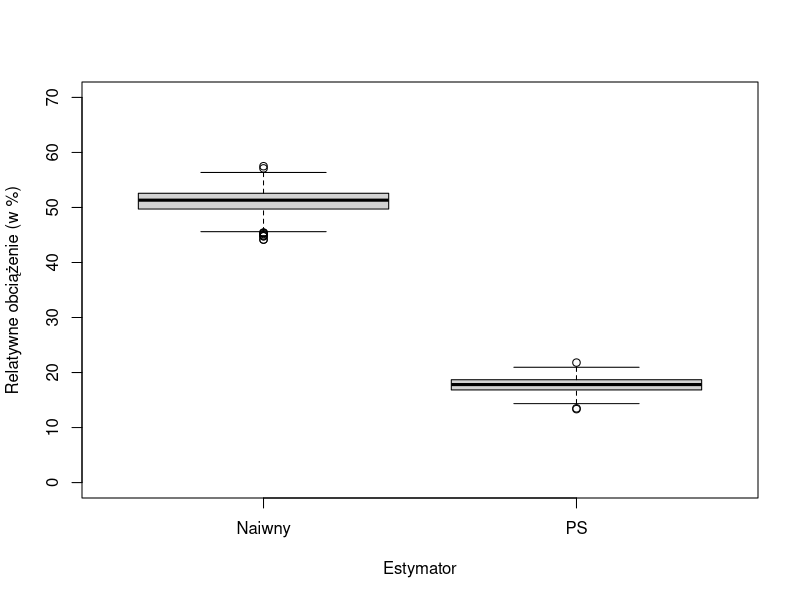

Source code (R):
## ---- chunk 1
library(tidyverse)
library(knitr)
library(survey)
## ---- chunk 2
dane <- read_csv("../data/popyt-zajecia-dane.csv") |>
  mutate(zawod_kod2 = factor(zawod_kod2),
         jedna_zmiana=as.numeric(jedna_zmiana))
## ---- chunk 3
kable(head(dane))
## ---- chunk 4
dane |>
  filter(is.na(id_popyt)) |>
  select(id_jednostki, klasa_pr, sek, woj, zawod_kod2, wolne_miejsca_cbop, jedna_zmiana) -> cbop_df
## ---- chunk 5
kable(head(cbop_df))
## ---- chunk 6
cbop_svy <- svydesign(ids = ~1, 
                      weights = ~ wolne_miejsca_cbop,
                      data = cbop_df)
cbop_svy
## ---- chunk 7
svymean(~jedna_zmiana, cbop_svy)
## ---- chunk 8
pop_totals <- xtabs(wolne_miejsca*waga ~ klasa_pr, data= dane, subset = !is.na(id_popyt))
pop_totals
## ---- chunk 9
cbop_svy_cal <- calibrate(cbop_svy, 
                          formula = ~klasa_pr, 
                          population = c(`(Intercept)`=sum(pop_totals),
                                         klasa_prM = 128940,
                                         klasa_prS = 71230))
cbop_svy_cal
## ---- chunk 10
cbop_svy_cal <- calibrate(cbop_svy, list(~klasa_pr), population = list(pop_totals))
cbop_svy_cal
## ---- chunk 11
svymean(~jedna_zmiana, cbop_svy_cal)
## ---- chunk 12
pop_totals2 <- xtabs(wolne_miejsca*waga ~ klasa_pr + zawod_kod2, data= dane, subset = !is.na(id_popyt))
pop_totals2
## ---- chunk 13
svytable(~ klasa_pr + zawod_kod2, cbop_svy)
## ---- chunk 14
cbop_svy_cal2 <- calibrate(cbop_svy, 
                           formula = list(~klasa_pr + zawod_kod2), 
                           population = list(pop_totals2))
cbop_svy_cal2
## ---- chunk 15
svymean(~jedna_zmiana, cbop_svy_cal2)
## ---- chunk 16
pop_totals_kl <- xtabs(wolne_miejsca*waga ~ klasa_pr, data= dane, subset = !is.na(id_popyt))
pop_totals_za <- xtabs(wolne_miejsca*waga ~ zawod_kod2, data= dane, subset = !is.na(id_popyt))
pop_totals_kl
## ---- chunk 17
cbop_svy_cal3 <- calibrate(cbop_svy, 
                           formula = list(~klasa_pr, ~zawod_kod2), 
                           population = list(pop_totals_kl, pop_totals_za))
cbop_svy_cal3
## ---- chunk 18
svymean(~jedna_zmiana, cbop_svy_cal3)
## ---- chunk 19
wielkosc_pop <- sum(dane$waga[!is.na(dane$id_popyt)])
wielkosc_pop
## ---- chunk 20
cbop_df <- cbop_df %>% 
    mutate(wakaty_d = ifelse(klasa_pr == "D", wolne_miejsca_cbop, 0),
           wakaty_m = ifelse(klasa_pr == "M", wolne_miejsca_cbop, 0),
           wakaty_s = ifelse(klasa_pr == "S", wolne_miejsca_cbop, 0),
           waga = wielkosc_pop/n())

head(cbop_df)
## ---- chunk 21
total_klasa_pod <- xtabs(waga ~ klasa_pr, dane, subset = !is.na(id_popyt))
total_klasa_wak <- xtabs(waga*wolne_miejsca ~ klasa_pr,dane, subset = !is.na(id_popyt))

cat("===================")
print("Liczba podmiotów:")
total_klasa_pod
cat("===================")
print("Estymowana liczba wakatów:")
total_klasa_wak
## ---- chunk 22
proba_nielos_svy <- svydesign(ids= ~1, weights = ~waga, data = cbop_df)
svytotal(~wakaty_s, proba_nielos_svy)
## ---- chunk 23
proba_nielos_svy_cal <- calibrate(design = proba_nielos_svy, 
                                  formula = ~klasa_pr+wakaty_d+wakaty_m+wakaty_s,
                                  population = c(
                                    "(Intercept)" = sum(total_klasa_pod),  ## liczba podmiotów ogółem
                                    "klasa_prM" = unname(total_klasa_pod[2]), ## liczba podmiotów małych
                                    "klasa_prS" = unname(total_klasa_pod[3]), ## liczba podmiotów srednich 
                                    "wakaty_d" = unname(total_klasa_wak[1]), ## liczba wakatów w duzych podmiotach
                                    "wakaty_m" = unname(total_klasa_wak[2]), ## liczba wakatow w małych podmiotach
                                    "wakaty_s" = unname(total_klasa_wak[3])) ## liczba wakatow w średnich podmiotach
                                    ) 
## ---- chunk 24
res <- svyby(~wolne_miejsca_cbop, ~jedna_zmiana, proba_nielos_svy_cal, svytotal)
res
## ---- chunk 25
weighted.mean(res$jedna_zmiana,res$wolne_miejsca_cbop)
## ---- chunk 26
set.seed(2023)
N <- 10000
nb <- 1000
X1 <- rbinom(N, 1, 0.7)
X2 <- rbinom(N, 1, 0.9)
Y <- 4.5 - 3.5*X1+0.5*X2 + rnorm(N)
nb_inds <- sample(1:N, size = nb, prob = abs(Y)/sum(abs(Y)))
flag <- 1:N %in% nb_inds
w_star <- N/nb ## dodajemy pseudo-wagę jako relację miedzy N / nb
df <- data.frame(Y,X1,X2,flag,w_star)
head(df)
## ---- chunk 27
pop_X1 <- mean(df$X1)
pop_X2 <- mean(df$X2)
sam_X1 <- mean(df$X1[df$flag == 1])
sam_X2 <- mean(df$X2[df$flag == 1])
c(X1_pop = pop_X1, X2_pop = pop_X2, X1_proba = sam_X1, X2_proba = sam_X2)
## ---- chunk 28
prop.table(xtabs(~X1 + X2, df, subset = flag == T)) - prop.table(xtabs(~X1 + X2, df)) 
## ---- chunk 29
m1 <- lm(Y ~ X1 + X2, data = df, subset = flag == TRUE)
summary(m1)
## ---- chunk 30
anova(m1)
## ---- chunk 31
totale <- xtabs(~X1 + X2, data = df)
dd <- svydesign(ids= ~1, weights = ~w_star, data = subset(df, flag == T))
dd2 <- postStratify(dd, strata= ~X1+X2, population = totale)
c(Y_prawda = mean(Y), Y_bez_ps = svymean(~Y, dd)[1], Y_ps = svymean(~Y, dd2)[1])
## ---- chunk 32
totale <- xtabs(~X1 , data = df)
dd <- svydesign(ids= ~1, weights = ~w_star, data = subset(df, flag == T))
dd2 <- postStratify(dd, strata= ~X1, population = totale)
c(Y_prawda = mean(Y), Y_bez_ps = svymean(~Y, dd)[1], Y_ps = svymean(~Y, dd2)[1])
## ---- chunk 33
totale <- xtabs(~X2 , data = df)
dd <- svydesign(ids= ~1, weights = ~w_star, data = subset(df, flag == T))
dd2 <- postStratify(dd, strata= ~X2, population = totale)
c(Y_prawda = mean(Y), Y_bez_ps = svymean(~Y, dd)[1], Y_ps = svymean(~Y, dd2)[1])
## ---- chunk 34
R <- 500
y_naive <- numeric(R)
y_ps <- numeric(R)
totale <- xtabs(~X1+X2 , data = df)
for (r in 1:500) {
  nb_inds <- sample(1:N, size = nb, prob = abs(Y)/sum(abs(Y)))
  flag <- 1:N %in% nb_inds
  w_star <- N/nb ## dodajemy pseudo-wagę jako relację miedzy N / nb
  df <- data.frame(Y,X1,X2,flag,w_star)
  
  dd <- svydesign(ids= ~1, weights = ~w_star, data = subset(df, flag == T))
  dd2 <- postStratify(dd, strata= ~X1+X2, population = totale)
  
  y_naive[r] <- svymean(~Y, dd)[1]
  y_ps[r] <- svymean(~Y, dd2)[1]
}

boxplot((cbind("Naiwny"=y_naive, "PS"=y_ps) - mean(Y))/mean(Y)*100, 
        xlab = "Estymator", ylab = "Relatywne obciążenie (w %)",
        ylim = c(0, 70))

## ---- chunk 35
oszacowanie <- c(mean(y_naive), mean(y_ps))
obciazenie <- oszacowanie -mean(Y)
wariancja <- c(var(y_naive), var(y_ps))
rmse <- sqrt(obciazenie^2+wariancja)
data.frame(estymator=c("Naiwny", "PS"), oszacowanie, obciazenie, wariancja, rmse)
